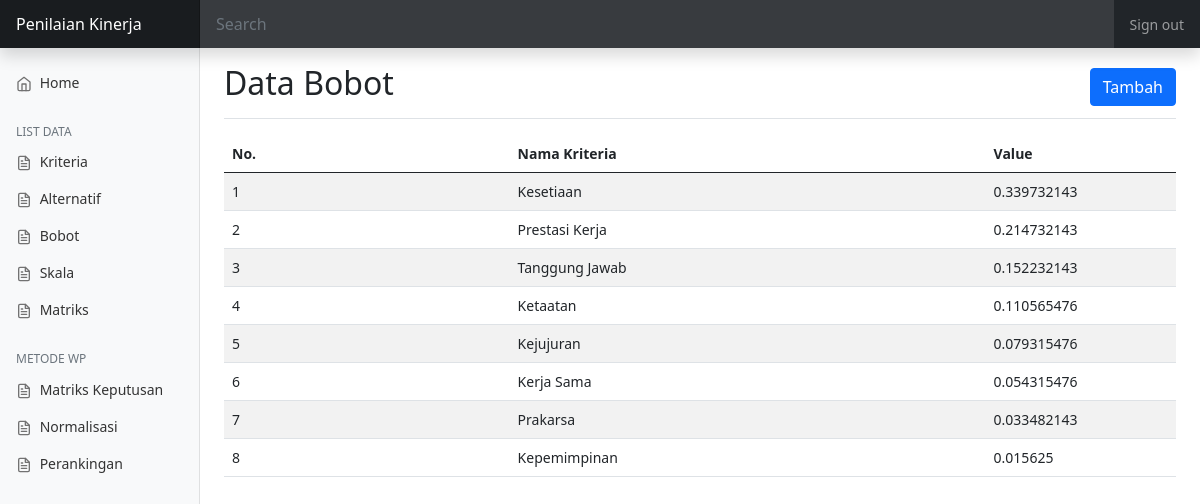
The page /index.php?act=data-bobot on the database as committed earlier.
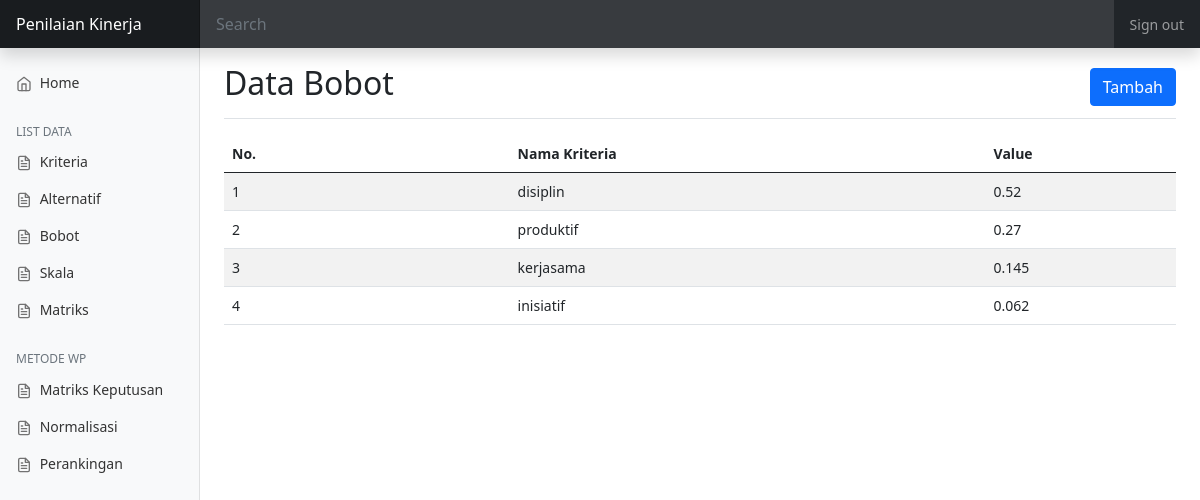
The same page on the database as committed later.
### tables this page shows
CREATE TABLE `bobot` (
  `id_bobot` int(11) NOT NULL,
  `id_kriteria` int(11) DEFAULT NULL,
  `value` varchar(50) DEFAULT NULL
);

CREATE TABLE `kriteria` (
  `id_kriteria` int(11) NOT NULL,
  `nama_kriteria` varchar(50) DEFAULT NULL
);

### view/data-bobot.php (the view, shortened to what this page needs)
<?php
    require 'control.php';
    $results = mysqli_query($con, "SELECT x.*, y.nama_kriteria FROM bobot x, kriteria y WHERE x.id_kriteria = y.id_kriteria");
?>
<!DOCTYPE html>
<html lang="en">
<head>
    <link rel="stylesheet" href="/assets/dist/css/bootstrap.min.css" />
    <link href="/assets/dist/css/dashboard.css" rel="stylesheet" />
</head>
<body>
    <?php include 'view/partials/navbar.php' ?>
    <div class="container-fluid">
        <div class="row">
            <?php include 'view/partials/sidebar.php' ?>
            <main class="col-md-9 ms-sm-auto col-lg-10 px-md-4">
                <div
                    class="d-flex justify-content-between flex-wrap flex-md-nowrap align-items-center pt-3 pb-2 mb-3 border-bottom">
                    <h1 class="h2">Data Bobot</h1>
                    <button type="button" class="btn btn-primary" data-bs-toggle="modal"
                        data-bs-target="#modalTambahData">
                        Tambah
                    </button>
                </div>
                <div class="table-responsive">
                    <table class="table table-striped table">
                        <thead>
                            <tr>
                                <th scope="col">No.</th>
                                <th scope="col">Nama Kriteria</th>
                                <th scope="col">Value</th>
                            </tr>
                        </thead>
                        <tbody>
                            <?php $no = 1; ?>
                            <?php foreach($results as $result) : ?>
                            <tr>
                                <td width="30%"><?= $no++ ?></td>
                                <td width="50%"><?= $result['nama_kriteria']; ?></td>
                                <td width="20%"><?= $result['value']; ?></td>
                            </tr>
                            <?php endforeach; ?>
                        </tbody>
                    </table>
                </div>
            </main>
        </div>
    </div>
</body>
</html>

### index.php (shortened to what this page needs)
<?php
    if (!isset($_GET['act'])) {
        require_once 'view/home.php';
    } else {
        switch ($_GET['act']) {
            case 'data-bobot':
                require_once 'view/data-bobot.php';
                break;
        }
    }
?>

### view/partials/navbar.php (shortened to what this page needs)
<header class="navbar navbar-dark sticky-top bg-dark flex-md-nowrap p-0 shadow">
    <a class="navbar-brand col-md-3 col-lg-2 me-0 px-3" href="/">Penilaian Kinerja</a>
    <input class="form-control form-control-dark w-100" type="text" placeholder="Search" aria-label="Search" />
    <div class="navbar-nav">
        <div class="nav-item text-nowrap">
            <a class="nav-link px-3" href="#">Sign out</a>
        </div>
    </div>
</header>

### view/partials/sidebar.php
<nav id="sidebarMenu" class="col-md-3 col-lg-2 d-md-block bg-light sidebar collapse">
    <div class="position-sticky pt-3">
        <ul class="nav flex-column">
            <li class="nav-item">
                <a class="nav-link" aria-current="page" href="/index.php">
                    <span data-feather="home"></span> Home
                </a>
            </li>
        </ul>
        <h6 class="sidebar-heading d-flex justify-content-between align-items-center px-3 mt-4 mb-1 text-muted">
            <span>List Data</span>
        </h6>
        <ul class="nav flex-column mb-2">
            <li class="nav-item">
                <a class="nav-link" href="/index.php?act=data-kriteria">
                    <span data-feather="file-text"></span> Kriteria
                </a>
            </li>
            <li class="nav-item">
                <a class="nav-link " href="/index.php?act=data-alternatif">
                    <span data-feather="file-text"></span> Alternatif
                </a>
            </li>
            <li class="nav-item">
                <a class="nav-link " href="/index.php?act=data-bobot">
                    <span data-feather="file-text"></span> Bobot
                </a>
            </li>
            <li class="nav-item">
                <a class="nav-link " href="/index.php?act=data-skala">
                    <span data-feather="file-text"></span> Skala
                </a>
            </li>
            <li class="nav-item">
                <a class="nav-link " href="/index.php?act=data-matriks">
                    <span data-feather="file-text"></span> Matriks
                </a>
            </li>
        </ul>
        <h6 class="sidebar-heading d-flex justify-content-between align-items-center px-3 mt-4 mb-1 text-muted">
            <span>Metode WP</span>
        </h6>
        <ul class="nav flex-column mb-2">
            <li class="nav-item">
                <a class="nav-link " href="/index.php?act=matriks-keputusan">
                    <span data-feather="file-text"></span> Matriks Keputusan
                </a>
            </li>
            <li class="nav-item">
                <a class="nav-link " href="/index.php?act=normalisasi">
                    <span data-feather="file-text"></span> Normalisasi
                </a>
            </li>
            <li class="nav-item">
                <a class="nav-link " href="/index.php?act=perankingan">
                    <span data-feather="file-text"></span> Perankingan
                </a>
            </li>
        </ul>
    </div>
</nav>

Rows that differ between the two databases and show on the page:
removed bobot: id_kriteria.nama_kriteria "Kejujuran", value "0.079315476"
removed bobot: id_kriteria.nama_kriteria "Kerja Sama", value "0.054315476"
removed bobot: id_kriteria.nama_kriteria "Prakarsa", value "0.033482143"
removed bobot: id_kriteria.nama_kriteria "Kepemimpinan", value "0.015625"
changed bobot: id_kriteria.nama_kriteria "Kesetiaan" → "disiplin"; value "0.339732143" → "0.52"
changed bobot: id_kriteria.nama_kriteria "Prestasi Kerja" → "produktif"; value "0.214732143" → "0.27"
changed bobot: id_kriteria.nama_kriteria "Tanggung Jawab" → "kerjasama"; value "0.152232143" → "0.145"
changed bobot: id_kriteria.nama_kriteria "Ketaatan" → "inisiatif"; value "0.110565476" → "0.062"
